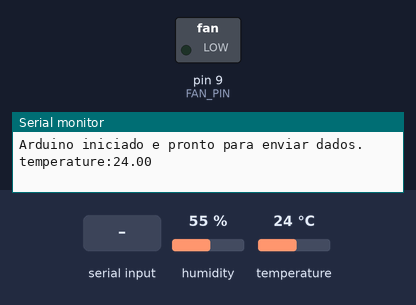
A sketch run on a simulated Arduino Uno, built with avr-gcc and run on an emulated ATmega328P. Parts: switched loads named in the sketch (green lamp = pin HIGH), the last lines printed to the serial monitor. The inputs (shaded band) are chosen by the test bench; at power-on: humidity 55 %, temperature 24 °C.

Above: at 1.2 s.
1.3 s: "fan:90\n" received over Serial
At 2.6 s:
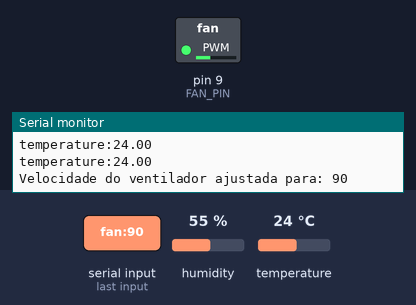
3.5 s: "fan:\n" received over Serial
At 5.0 s:
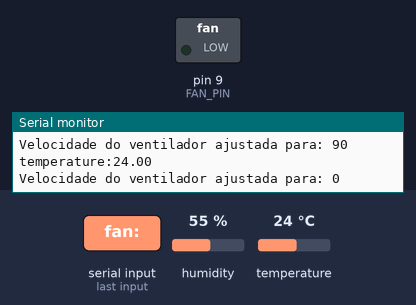
Timing chart, 0 to 6.5 s (numbered marks = the images above; inputs shaded):
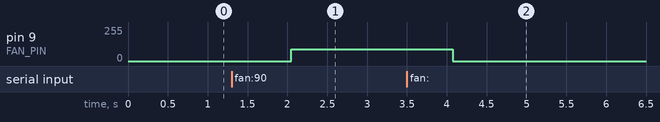

Measured:
- after the input at 1.3 s, pin 9 (FAN_PIN): 0/255 → 90/255 after 0.75 s
- after the input at 3.5 s, pin 9 (FAN_PIN): 90/255 → 0/255 after 0.57 s

The sketch:

Arduino.ino
```cpp
#include <DHT.h>

// Configuração do DHT11
#define DHTPIN 2
#define DHTTYPE DHT11
DHT dht(DHTPIN, DHTTYPE);

// Configuração do ventilador
#define FAN_PIN 9

void setup() {
  // Inicializa a comunicação serial
  Serial.begin(9600);  // Comunicação com o Python
  dht.begin();         // Inicializa o sensor DHT11

  // Configura o pino do ventilador como saída
  pinMode(FAN_PIN, OUTPUT);

  Serial.println("Arduino iniciado e pronto para enviar dados.");
}

void loop() {
  // Lê a temperatura do sensor
  float temperature = dht.readTemperature();
  if (!isnan(temperature)) {
    // Envia a temperatura via Serial
    Serial.print("temperature:");
    Serial.println(temperature);
  } else {
    Serial.println("Erro ao ler do sensor DHT11.");
  }

  // Recebe comandos para o ventilador via Serial
  if (Serial.available()) {
    String command = Serial.readStringUntil('\n');
    if (command.startsWith("fan:")) {
      int fanSpeed = command.substring(4).toInt(); // Extrai o valor da velocidade
      analogWrite(FAN_PIN, fanSpeed);             // Ajusta a velocidade do ventilador
      Serial.print("Velocidade do ventilador ajustada para: ");
      Serial.println(fanSpeed);
    }
  }

  delay(2000); // Atraso para evitar sobrecarga na comunicação
}
```
